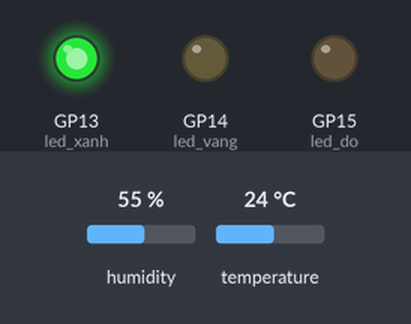
The program below on a simulated Raspberry Pi Pico running MicroPython. Shown: output pins drawn as LEDs (lit = HIGH). Inputs (shaded band) come from the test bench; at power-on: humidity 55 %, temperature 24 °C. What the program prints to the serial console is not drawn.

Above: at 1.2 s.
1.3 s: humidity set to 79 %
4.0 s: humidity set to 82 %
At 4.8 s:
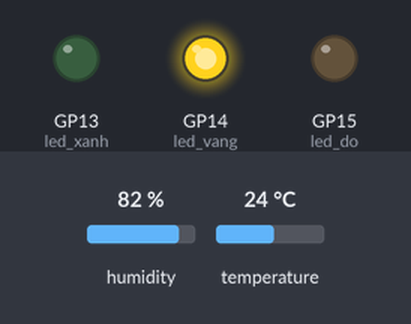
6.7 s: temperature set to 29.5 °C
9.4 s: temperature set to 30.5 °C
At 10.7 s:
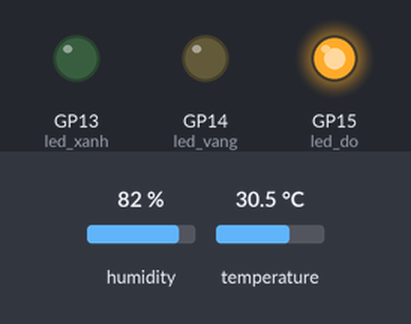
12.1 s: temperature set to 12 °C
At 13.1 s:
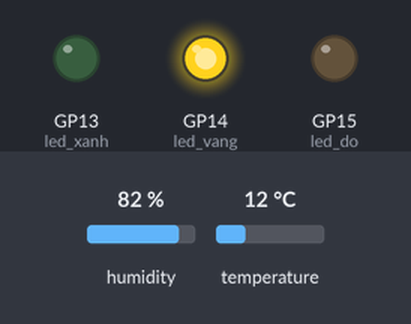
14.8 s: humidity set to 22 %
At 16.6 s:
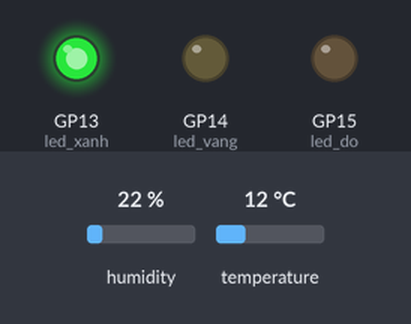
Timing chart, 0 to 18.1 s (numbered marks = the images above; inputs shaded):
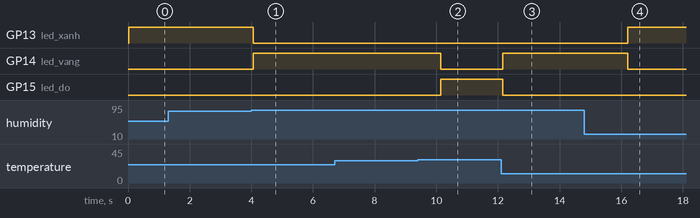

The program:

dht22_led.py
```python
# DHT22 + LED cảnh báo — MicroPython (Wokwi — Raspberry Pi Pico)
# Tác giả: Phạm Thanh Sang — N23DCCI064
# Mô tả: Đọc nhiệt độ/độ ẩm từ DHT22, bật LED cảnh báo theo ngưỡng

from machine import Pin
import dht
import time

# Khởi tạo cảm biến DHT22 và 3 LED
sensor = dht.DHT22(Pin(16))
led_do = Pin(15, Pin.OUT)
led_vang = Pin(14, Pin.OUT)
led_xanh = Pin(13, Pin.OUT)

def tat_het():
    """Tắt tất cả đèn LED"""
    led_do.value(0)
    led_vang.value(0)
    led_xanh.value(0)

print("=== ĐỌC CẢM BIẾN DHT22 + CẢNH BÁO LED ===")

while True:
    try:
        sensor.measure()
        temp = sensor.temperature()
        hum = sensor.humidity()
        print(f"Nhiệt độ: {temp}°C | Độ ẩm: {hum}%")

        tat_het()
        if temp > 30:
            led_do.value(1)
            print("⚠️ CẢNH BÁO: NHIỆT ĐỘ CAO!")
        elif hum > 80:
            led_vang.value(1)
            print("⚠️ CẢNH BÁO: ĐỘ ẨM CAO!")
        else:
            led_xanh.value(1)
            print("✅ Bình thường.")
    except Exception as e:
        print(f"Lỗi đọc cảm biến: {e}")

    time.sleep(2)
```

Measured:
- the behaviour switches between 80 and 81 % on humidity (found by bisection; images 0 and 1)
- the behaviour switches between 30 and 30.1 °C on temperature (found by bisection; images 1 and 2)
- after the input at 4.0 s, GP13 (led_xanh): HIGH → LOW after 0.07 s; GP14 (led_vang): LOW → HIGH after 0.07 s
- after the input at 9.4 s, GP14 (led_vang): HIGH → LOW after 0.74 s; GP15 (led_do): LOW → HIGH after 0.74 s
- after the input at 12.1 s, GP14 (led_vang): LOW → HIGH after 0.06 s; GP15 (led_do): HIGH → LOW after 0.06 s
- after the input at 14.8 s, GP13 (led_xanh): LOW → HIGH after 1.4 s; GP14 (led_vang): HIGH → LOW after 1.4 s
